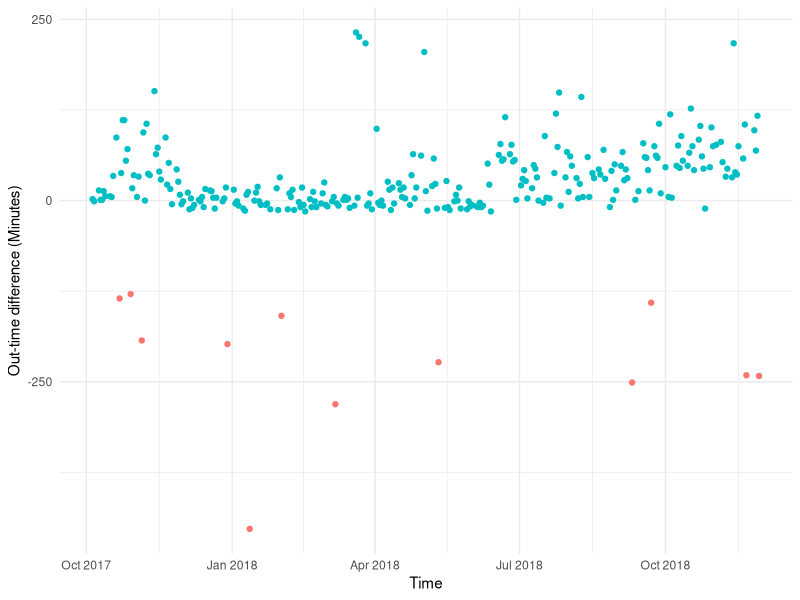
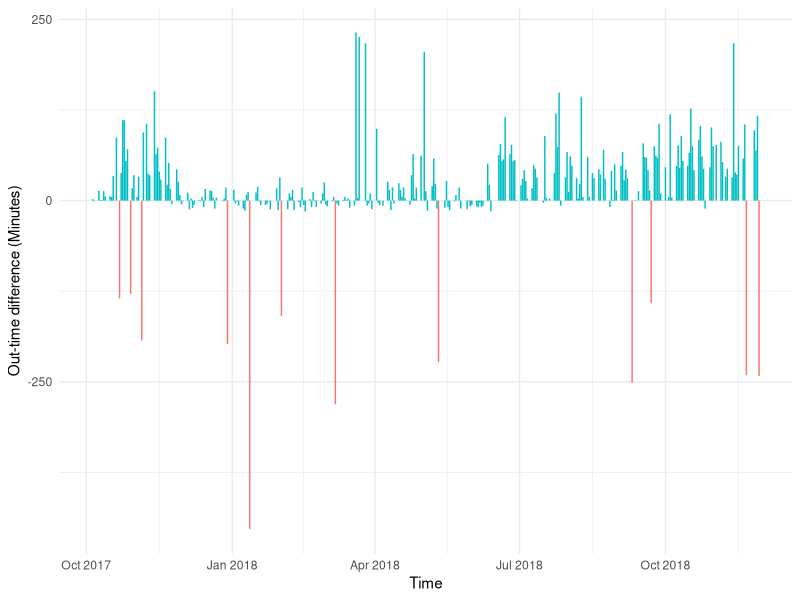
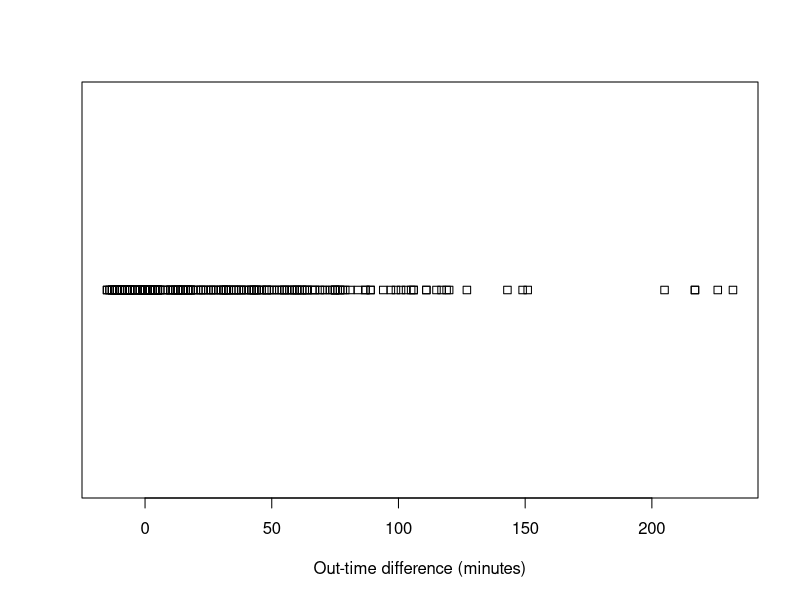
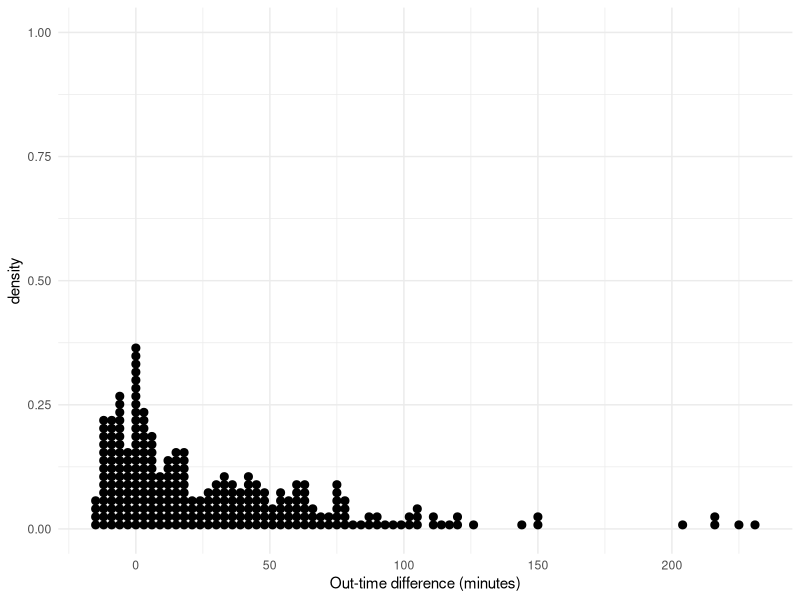
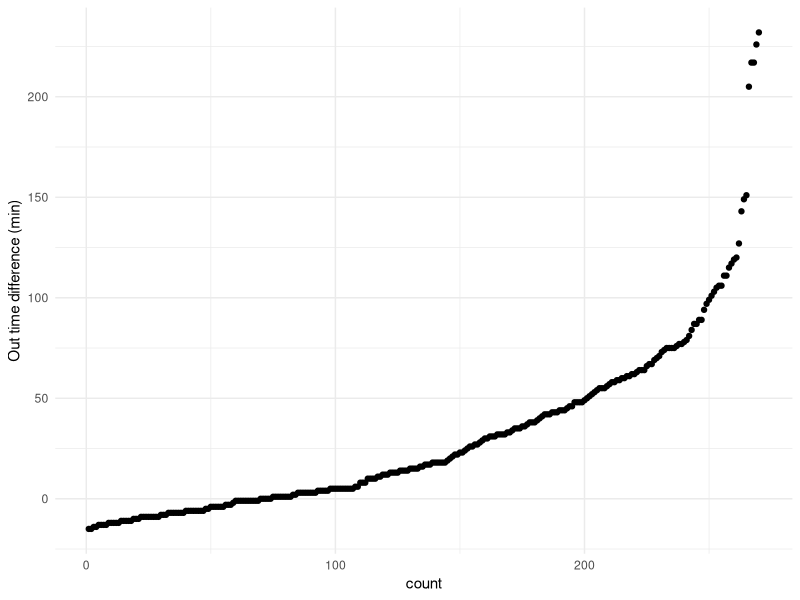
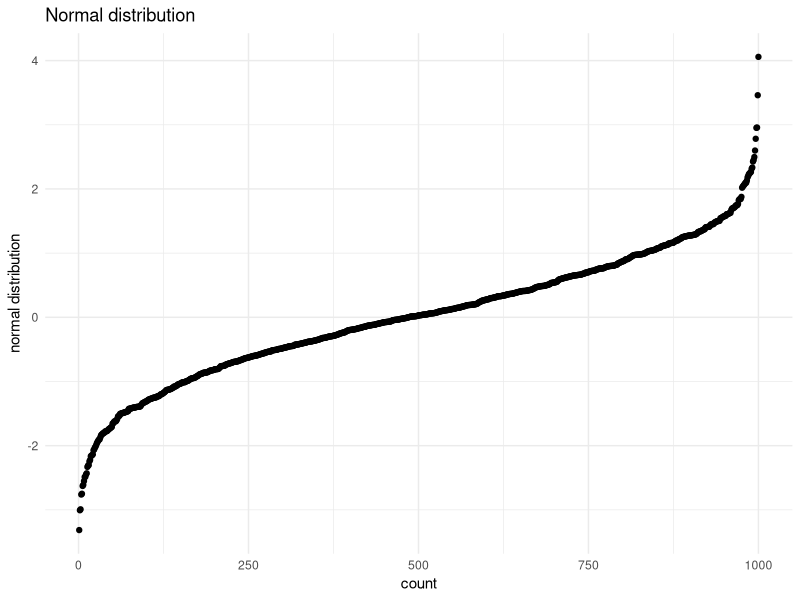
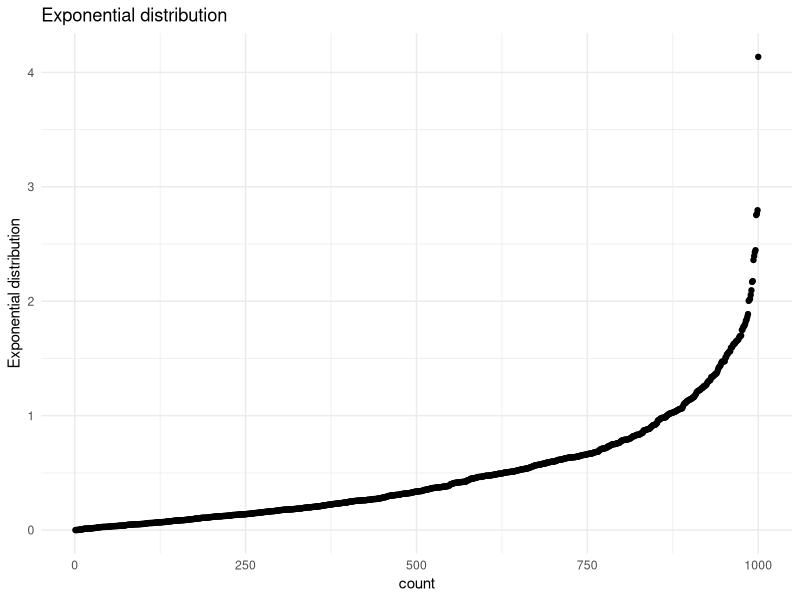
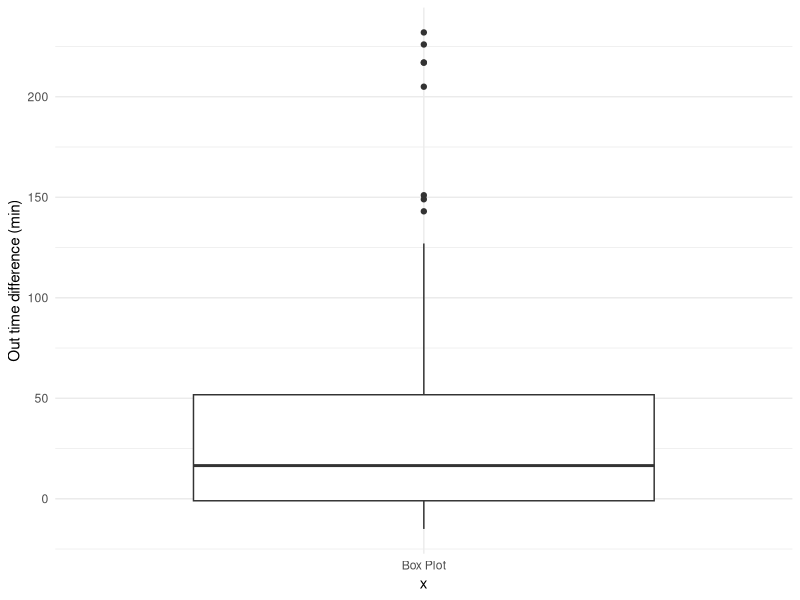

Write the R code that produced these figures, in order.
## ---- chunk 1
knitr::opts_chunk$set(
	echo = TRUE,
	message = FALSE,
	warning = FALSE
)
library(dplyr)
library(lubridate)
library(ggplot2)
library(MASS)
set.seed(0512)
## ---- chunk 2
setwd('C:\\Users\\Achyuthuni\\Desktop\\data_science\\data')
attendance <- read.csv("Attendance_Detail.csv")
## ---- chunk 3
attendance <- attendance %>% 
  filter(Was.at.Work) %>% 
  mutate(in.time.dmy.hm = dmy_hm(paste(Attendance.Date, In.Time)),
         out.time.dmy.hm = dmy_hm(paste(Attendance.Date, Last.Out.Time)),
         post.midnight = (out.time.dmy.hm - in.time.dmy.hm < 0))
attendance$Attendance.Date <- dmy(attendance$Attendance.Date)

attendance$out.time.dmy.hm[attendance$post.midnight] <- attendance$out.time.dmy.hm[attendance$post.midnight] + days(1)
attendance <- attendance %>% mutate(hours.worked = out.time.dmy.hm - in.time.dmy.hm)

attendance$policy.in.time <- 'char'
msu.intime <- attendance$Attendance.Date > dmy('4/8/2017') & attendance$Attendance.Date <= dmy('17/12/2017')
walmart.intime <- attendance$Attendance.Date > dmy('17/12/2017') & attendance$Attendance.Date <= dmy('30/4/2018')
walmart.buffer.intime <- attendance$Attendance.Date > dmy('30/4/2018') & attendance$Attendance.Date <= dmy('8/6/2018')
walmart.daylight.savings.intime <- attendance$Attendance.Date >= dmy('11/6/2018')
attendance$policy.in.time[msu.intime] <- '1:00 PM'
attendance$policy.in.time[walmart.buffer.intime] <- '1:30 PM'
attendance$policy.in.time[walmart.intime] <- '1:15 PM'
attendance$policy.in.time[walmart.daylight.savings.intime] <- '12:00 PM'

attendance <- attendance %>% 
  mutate(policy.in.time.dmy.hm = ymd_hm(paste(Attendance.Date, policy.in.time))) %>% 
  mutate(policy.out.time.dmy.hm = policy.in.time.dmy.hm + hours(9)) %>% 
  mutate(diff.in.time = difftime(policy.in.time.dmy.hm, in.time.dmy.hm, units = 'mins'),
         diff.out.time = difftime(out.time.dmy.hm, policy.out.time.dmy.hm, units = 'mins'))
sample_n(attendance %>% dplyr::select(Attendance.Date, diff.in.time, diff.out.time), 5)
## ---- chunk 4
mean(as.numeric(attendance$diff.out.time)) # Mean in minutes
sd(as.numeric(attendance$diff.out.time)) # Standard Deviation in minutes
nrow(attendance) # Length of the data set
## ---- chunk 5
ggplot(attendance, aes(x=Attendance.Date, y= as.numeric(diff.out.time), color = (diff.out.time >= -15))) + 
  geom_point(show.legend = FALSE) +
  labs(x = 'Time', y='Out-time difference (Minutes)') + 
  theme_minimal()
## ---- chunk 6
ggplot(attendance, aes(x=Attendance.Date, y = 0, color = (diff.out.time >= -15),
                       xend = Attendance.Date, yend = as.numeric(diff.out.time))) + 
  geom_segment(show.legend = FALSE) +
  labs(x = 'Time', y='Out-time difference (Minutes)') + 
  theme_minimal()
## ---- chunk 7
attendance <- attendance %>% 
  filter(diff.out.time >= -15)
## ---- chunk 8
stripchart(x = as.numeric(attendance$diff.out.time),xlab = 'Out-time difference (minutes)')
## ---- chunk 9
ggplot(attendance, aes(x = as.numeric(diff.out.time), y=..density..))+
  geom_dotplot(binwidth = 3,method = 'histodot') +
  labs(x = 'Out-time difference (minutes)') + 
  theme_minimal()
## ---- chunk 10
df = attendance %>% arrange(as.numeric(diff.out.time))
ggplot(df,
       aes(x=as.numeric(row.names(df)), y = as.numeric(diff.out.time))) + 
  geom_point() +
  labs(x = 'count', y='Out time difference (min)') + 
  theme_minimal()
## ---- chunk 11
df = data.frame(colm = rnorm(1000, 0, 1)) %>% arrange(colm)
ggplot(df,
       aes(x=as.numeric(row.names(df)), y = colm)) + 
  geom_point() +
  labs(x = 'count', y='normal distribution') + 
  ggtitle("Normal distribution") +
  theme_minimal()
rm(df)
## ---- chunk 12
df = data.frame(colm = rexp(1000, rate = 2)) %>% arrange(colm)
ggplot(df,
       aes(x=as.numeric(row.names(df)), y = colm)) + 
  geom_point() +
  labs(x = 'count', y='Exponential distribution') + 
  ggtitle("Exponential distribution") +
  theme_minimal()
rm(df)
## ---- chunk 13
ggplot(attendance, aes(x="Box Plot", y= as.numeric(diff.out.time), group = 123)) + 
  geom_boxplot() +
  labs(y='Out time difference (min)') + 
  theme_minimal()
## ---- chunk 14
legendcols <- c("Normal distribution"="darkred","Density"="darkBlue","Histogram"="lightBlue")
ggplot(attendance,aes(x = as.numeric(diff.out.time))) +
  geom_histogram(aes(y=..density.., fill ="Histogram"), bins = 50) +
    stat_function(fun = dnorm, aes(color="Normal distribution"),  size = 1,
                args = list(mean = mean(as.numeric(attendance$diff.out.time)),
                                         sd = sd(as.numeric(attendance$diff.out.time)) )) +
  geom_density(aes(y=..density.., color="Density"),  size = 1)+
  scale_colour_manual(name="Distribution",values=legendcols) +
  scale_fill_manual(name="Bar",values=legendcols) +
  labs(x = 'Out-time difference (minutes)', y='Density') +
  theme_minimal() + theme(legend.position="bottom")
## ---- chunk 15
ggplot(attendance,aes(sample = as.numeric(diff.out.time))) +
  stat_qq() + stat_qq_line() +
  ggtitle("Normal distribution Q-Q plot") +
  theme_minimal()
## ---- chunk 16
params <- as.list(fitdistr(rexp(nrow(attendance), rate = 2), "exponential")$estimate)
ggplot(attendance,aes(sample = as.numeric(diff.out.time))) +
  stat_qq(distribution = qexp, dparams = params) + 
  stat_qq_line(distribution = qexp, dparams = params) +
  ggtitle("Exponential distribution Q-Q plot") +
  theme_minimal()
## ---- chunk 17
lamda <- 1/mean(sd(as.numeric(attendance$diff.out.time)),mean(as.numeric(attendance$diff.out.time)))
exp.curve <- function(x){
                lamda*exp(-lamda*(x +15))
}
legendcols <- c("Exponential distribution"="darkred","Density"="darkBlue","Histogram"="lightBlue")
ggplot(attendance,aes(x = as.numeric(diff.out.time))) +
  geom_histogram(aes(y=..density.., fill ="Histogram"), bins = 50) +
  stat_function(fun = exp.curve, aes(color="Exponential distribution"),  size = 1) +
  geom_density(aes(y=..density.., color="Density"),  size = 1)+
  scale_colour_manual(name="Distribution",values=legendcols) +
  scale_fill_manual(name="Bar",values=legendcols) +
  labs(x = 'Out-time difference (minutes)', y='Density') +
  theme_minimal() + theme(legend.position="bottom")
